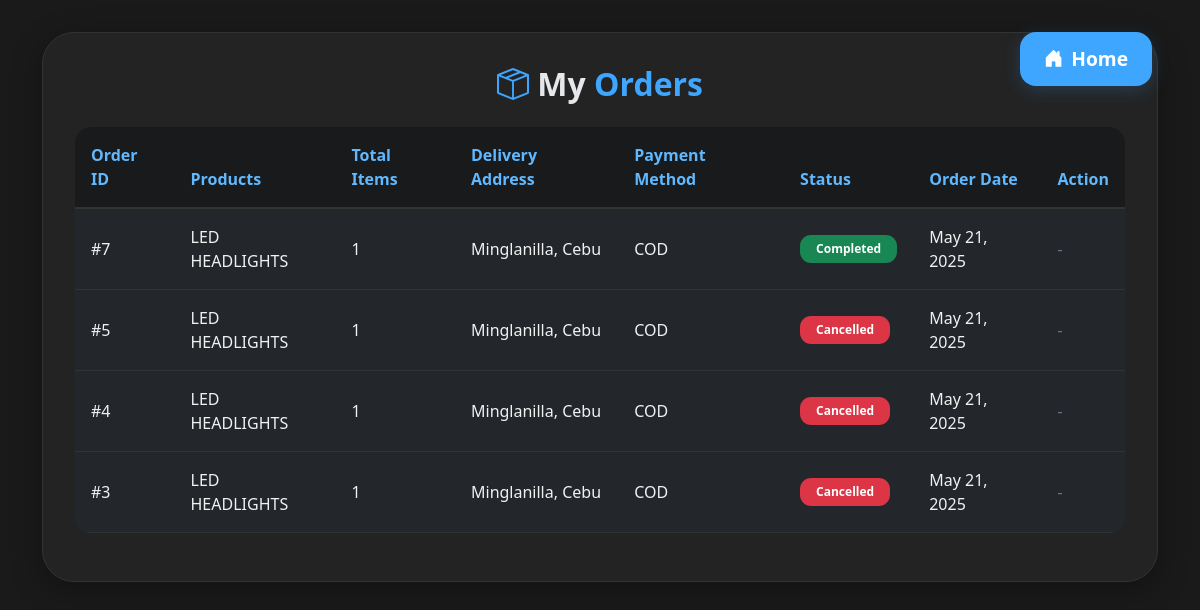
Screenshot of /my_orders.php (signed in) with the database file from the repository.
### tables this page shows
CREATE TABLE `orders` (
  `id` int(11) NOT NULL,
  `user_id` int(11) NOT NULL,
  `delivery_address` text DEFAULT NULL,
  `total_amount` decimal(10,2) NOT NULL,
  `payment_method` varchar(50) DEFAULT 'COD',
  `delivery_date` date DEFAULT NULL,
  `courier` varchar(100) DEFAULT NULL,
  `status` enum('pending','processing','order placed','on delivery','delivered','completed','cancelled') DEFAULT 'pending',
  `created_at` timestamp NOT NULL DEFAULT current_timestamp(),
  `updated_at` timestamp NOT NULL DEFAULT current_timestamp() ON UPDATE current_timestamp()
);

### my_orders.php (the view, shortened to what this page needs)
<?php
require_once 'config/database.php';
$stmt = $conn->prepare("
    SELECT o.*,
           COUNT(oi.id) as item_count,
           GROUP_CONCAT(p.name SEPARATOR ', ') as products
    FROM orders o
    JOIN order_items oi ON o.id = oi.order_id
    JOIN products p ON oi.product_id = p.id
    WHERE o.user_id = ?
    GROUP BY o.id
    ORDER BY o.created_at DESC
");
$stmt->execute([$_SESSION['user_id']]);
$orders = $stmt->fetchAll();
?>
<!DOCTYPE html>
<html lang="en">
<head>
    <link href="https://cdn.jsdelivr.net/npm/bootstrap@5.1.3/dist/css/bootstrap.min.css" rel="stylesheet">
    <link rel="stylesheet" href="/vehicle-accessory-store/main.css">
    <link rel="stylesheet" href="https://cdn.jsdelivr.net/npm/bootstrap-icons@1.7.2/font/bootstrap-icons.css">
</head>
<body>
    <div class="d-flex justify-content-end mb-3">
        <a href="/vehicle-accessory-store/index.php" class="btn home-btn">
            <i class="bi bi-house-door-fill me-2"></i> Home
        </a>
    </div>
    <div class="container">
        <div class="orders-panel">
            <h2><i class="bi bi-box-seam accent"></i> My <span class="accent">Orders</span></h2>
            <?php if (empty($orders)): ?>
                <div class="text-center py-5">
                    <i class="bi bi-box-seam" style="font-size: 3rem; color: #3ea6ff;"></i>
                    <h4 class="mt-3">No Orders Yet</h4>
                    <p class="text-muted">Start shopping to see your orders here!</p>
                    <a href="/vehicle-accessory-store/index.php" class="btn btn-primary mt-3">Browse Products</a>
                </div>
            <?php else: ?>
                <div class="table-responsive">
                    <table class="table">
                        <thead>
                            <tr>
                                <th>Order ID</th>
                                <th>Products</th>
                                <th>Total Items</th>
                                <th>Delivery Address</th>
                                <th>Payment Method</th>
                                <th>Status</th>
                                <th>Order Date</th>
                                <th>Action</th>
                            </tr>
                        </thead>
                        <tbody>
                            <?php foreach ($orders as $order): ?>
                                <tr>
                                    <td>#<?php echo $order['id']; ?></td>
                                    <td><?php echo htmlspecialchars($order['products']); ?></td>
                                    <td><?php echo $order['item_count']; ?></td>
                                    <td><?php echo nl2br(htmlspecialchars($order['delivery_address'])); ?></td>
                                    <td><?php echo htmlspecialchars($order['payment_method']); ?></td>
                                    <td>
                                        <span class="badge bg-<?php
                                            echo $order['status'] == 'completed' ? 'success' :
                                                ($order['status'] == 'processing' ? 'warning' :
                                                ($order['status'] == 'on delivery' ? 'info' :
                                                ($order['status'] == 'cancelled' ? 'danger' : 'secondary')));
                                        ?>">
                                            <?php echo $order['status'] == 'on delivery' ? 'On Delivery' : ucfirst($order['status']); ?>
                                        </span>
                                    </td>
                                    <td><?php echo date('M d, Y', strtotime($order['created_at'])); ?></td>
                                    <td>
                                        <?php if (in_array($order['status'], ['pending', 'order placed']) || is_null($order['status'])): ?>
                                            <form method="POST" style="display:inline;">
                                                <input type="hidden" name="cancel_order_id" value="<?php echo $order['id']; ?>">
                                                <button type="submit" class="btn btn-cancel" onclick="return confirm('Are you sure you want to cancel this order?')">
                                                    Cancel Order
                                                </button>
                                            </form>
                                        <?php else: ?>
                                            <span class="text-muted">-</span>
                                        <?php endif; ?>
                                    </td>
                                </tr>
                            <?php endforeach; ?>
                        </tbody>
                    </table>
                </div>
            <?php endif; ?>
        </div>
    </div>
</body>
</html>

### main.css (style rules this page uses)
html, body { height: 100%; min-height: 100%; background: #1a1a1a !important; color: #e5e7eb !important; }
body { font-family: 'Segoe UI', Arial, sans-serif; margin: 0; padding: 0; }
.table { color: #e5e7eb; background: #242424; }
a, a:visited { color: #3ea6ff; transition: color 0.2s; }
.btn, .btn-primary, .btn-outline-light { transition: background 0.2s, color 0.2s, box-shadow 0.2s; }
main, .container { animation: fadeInBody 1s; }
.container, .row { background: transparent !important; color: #e5e7eb !important; box-shadow: none !important; }
.container, .row, .bg-white, .bg-light, main, .hero-banner, .hero-banner img { background: transparent !important; color: #e5e7eb !important; box-shadow: none !important; }
.home-btn { background: linear-gradient(90deg, #3ea6ff 0%, #60b8ff 100%); color: #fff !important; font-weight: 700; font-size: 1.2rem; border: none; border-radius: 2rem; padding: 0.75rem 2.2rem; box-shadow: 0 4px 18px #3ea6ff33; transition: background 0.2s, box-shadow 0.2s, color 0.2s; display: inline-flex; align-items: center; }

### my_orders.php (style rules this page uses)
body { background: #181a1b; color: #f1f1f1; min-height: 100vh; }
.orders-panel { background: rgba(36, 36, 36, 0.97); box-shadow: 0 8px 32px 0 rgba(0, 0, 0, 0.3); border-radius: 2rem; padding: 2rem; margin: 2rem auto; max-width: 1200px; border: 1px solid #333; }
.orders-panel h2 { color: #e5e7eb; font-weight: 800; margin-bottom: 1.5rem; text-align: center; }
.orders-panel h2 .accent { color: #3ea6ff; }
.table { background: #23272b; color: #f1f1f1; border-radius: 1rem; overflow: hidden; }
.table th { background: #181a1b; color: #60b8ff; font-weight: 600; border-bottom: 2px solid #333; padding: 1rem; }
.table td { padding: 1rem; vertical-align: middle; border-bottom: 1px solid #333; }
.badge { padding: 0.5rem 1rem; border-radius: 0.7rem; font-weight: 600; }
.home-btn { position: fixed; top: 2rem; right: 3rem; z-index: 10; background: #3ea6ff; color: #fff; border: none; border-radius: 1rem; padding: 0.8rem 1.5rem; font-weight: 600; transition: all 0.2s; }

### rows the page displays
orders: id "7", products "LED HEADLIGHTS", item_count "1", delivery_address "Minglanilla, Cebu", payment_method "COD", status "Completed", created_at "May 21, 2025"
orders: id "5", products "LED HEADLIGHTS", item_count "1", delivery_address "Minglanilla, Cebu", payment_method "COD", status "Cancelled", created_at "May 21, 2025"
orders: id "4", products "LED HEADLIGHTS", item_count "1", delivery_address "Minglanilla, Cebu", payment_method "COD", status "Cancelled", created_at "May 21, 2025"
orders: id "3", products "LED HEADLIGHTS", item_count "1", delivery_address "Minglanilla, Cebu", payment_method "COD", status "Cancelled", created_at "May 21, 2025"
